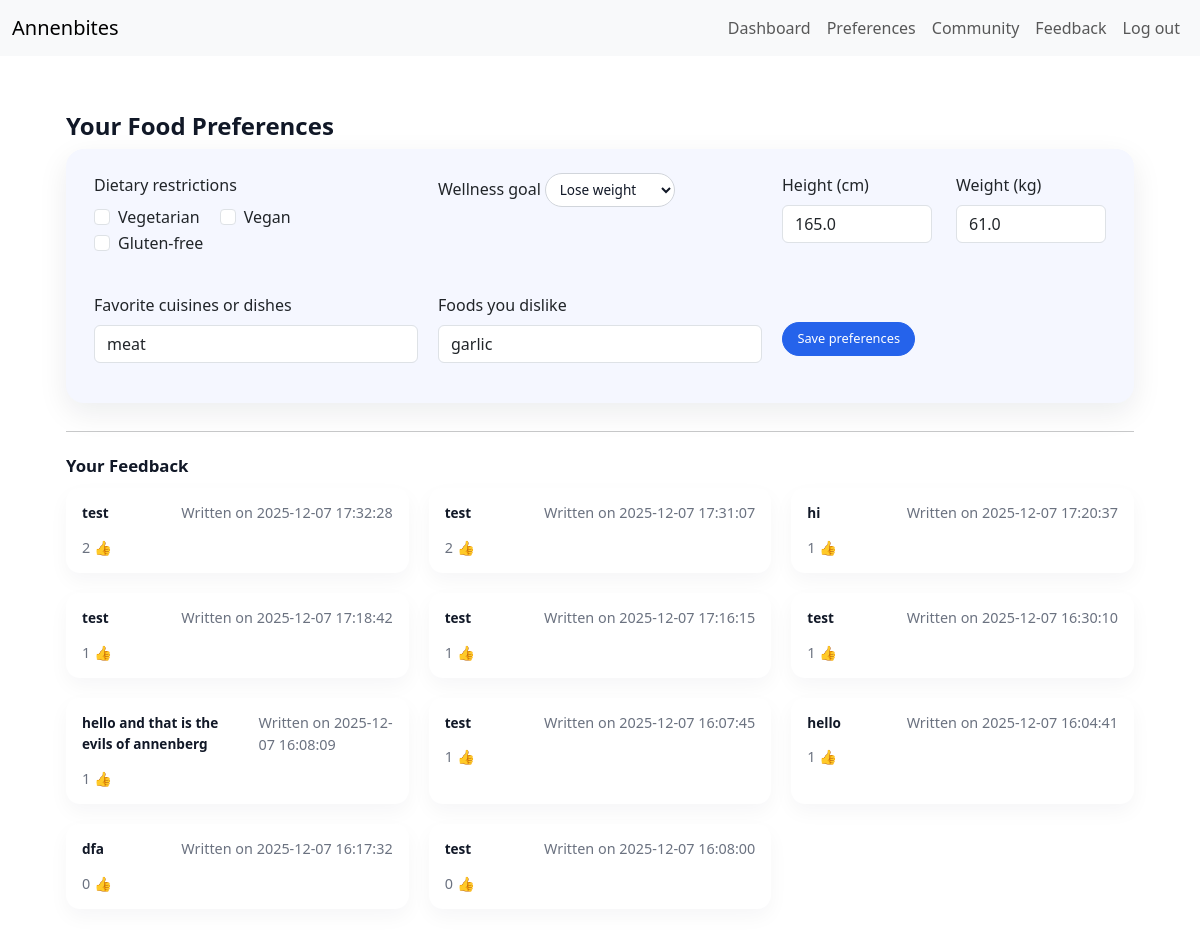
The page /preferences (signed in) on the database its author committed.
### tables this page shows
CREATE TABLE user_preferences (
    id INTEGER PRIMARY KEY AUTOINCREMENT,
    user_id INTEGER NOT NULL,
    dietary_restrictions TEXT,
    wellness_goal TEXT,
    fav_cuisines TEXT,
    disliked_items TEXT,
    height_cm REAL,
    weight_kg REAL,
    FOREIGN KEY (user_id) REFERENCES users(id)
);

CREATE TABLE feedback (
    id INTEGER PRIMARY KEY AUTOINCREMENT,
    user_id INTEGER NOT NULL,
    text TEXT NOT NULL,
    likes INTEGER DEFAULT 0,
    created_at TIMESTAMP DEFAULT CURRENT_TIMESTAMP,
    FOREIGN KEY (user_id) REFERENCES users(id)
);

### app.py (the view, shortened to what this page needs)
@app.route("/preferences", methods=["GET", "POST"])
@login_required
def preferences():
    user_id = session["user_id"]
    prefs_rows = db.execute(
        "SELECT * FROM user_preferences WHERE user_id = ?",
        user_id,
    )
    prefs = prefs_rows[0] if prefs_rows else None
    dietary = (
        prefs["dietary_restrictions"].lower().split(",")
        if prefs and prefs["dietary_restrictions"]
        else []
    )
    user_feedback = db.execute(
        """
        SELECT text, created_at, likes
        FROM feedback
        WHERE user_id = ?
        ORDER BY likes DESC, created_at DESC
        """,
        user_id,
    )
    return render_template(
        "preferences.html",
        prefs=prefs,
        dietary=dietary,
        user_feedback=user_feedback,
    )

### app.py (called while the page is built)
@app.before_request
def _init():
    init_db()

### helpers.py (called while the page is built)
def login_required(f):
    @wraps(f)
    def decorated_function(*args, **kwargs):
        if session.get("user_id") is None:
            return redirect("/login")
        return f(*args, **kwargs)
    return decorated_function

### templates/preferences.html (shortened to what this page needs)
{% extends "layout.html" %}
{% block body %}
<link rel="stylesheet" href="{{ url_for('static', filename='dashboard.css') }}">
<div class="ab-page">
  <h2 class="ab-dashboard-title">Your Food Preferences</h2>
  <div class="ab-summary-card">
    <form action="/preferences" method="post" class="ab-card-grid">
      <div class="mb-3">
        <label class="form-label d-block">Dietary restrictions</label>
        <div class="form-check form-check-inline">
          <input
            class="form-check-input"
            type="checkbox"
            name="dietary"
            id="diet-veg"
            value="vegetarian"
          >
          <label class="form-check-label" for="diet-veg">Vegetarian</label>
        </div>
        <div class="form-check form-check-inline">
          <input
            class="form-check-input"
            type="checkbox"
            name="dietary"
            id="diet-vegan"
            value="vegan"
          >
          <label class="form-check-label" for="diet-vegan">Vegan</label>
        </div>
        <div class="form-check form-check-inline">
          <input
            class="form-check-input"
            type="checkbox"
            name="dietary"
            id="diet-glutenfree"
            value="gluten-free"
          >
          <label class="form-check-label" for="diet-glutenfree">Gluten-free</label>
        </div>
      </div>
      <div class="mb-3">
        <label for="wellness_goal" class="form-label">Wellness goal</label>
        {% set goal = prefs.wellness_goal if prefs else '' %}
        <select class="ab-select" id="wellness_goal" name="wellness_goal">
          <option value="lose weight" {% if goal == 'lose weight' %}selected{% endif %}>Lose weight</option>
        </select>
      </div>
      <div class="row mb-3">
        <div class="col-md-6 col-12">
          <label for="height_cm" class="form-label">Height (cm)</label>
          <input
            type="number"
            class="form-control"
            id="height_cm"
            name="height_cm"
            step="0.1"
            min="0"
            placeholder="e.g., 170"
            value="{{ prefs.height_cm if prefs and prefs.height_cm is not none else '' }}"
          >
        </div>
        <div class="col-md-6 col-12">
          <label for="weight_kg" class="form-label">Weight (kg)</label>
          <input
            type="number"
            class="form-control"
            id="weight_kg"
            name="weight_kg"
            step="0.1"
            min="0"
            placeholder="e.g., 65"
            value="{{ prefs.weight_kg if prefs and prefs.weight_kg is not none else '' }}"
          >
        </div>
      </div>
      <div class="mb-3">
        <label for="fav_cuisines" class="form-label">Favorite cuisines or dishes</label>
        <input
          type="text"
          class="form-control"
          id="fav_cuisines"
          name="fav_cuisines"
          placeholder="e.g., Italian, Korean, sushi"
          value="{{ prefs.fav_cuisines if prefs else '' }}"
        >
      </div>
      <div class="mb-3">
        <label for="disliked_items" class="form-label">Foods you dislike</label>
        <input
          type="text"
          class="form-control"
          id="disliked_items"
          name="disliked_items"
          placeholder="e.g., mushrooms, mayo"
          value="{{ prefs.disliked_items if prefs else '' }}"
        >
      </div>
      <div class="ab-card-actions">
        <button type="submit" class="ab-btn ab-btn-primary">Save preferences</button>
      </div>
    </form>
  </div>
  {% if user_feedback %}
    <hr>
    <h3 class="ab-section-title">Your Feedback</h3>
    <div class="ab-card-grid">
      {% for f in user_feedback %}
        <div class="ab-all-item-card">
          <div class="ab-all-item-header">
            <div class="ab-all-item-name">{{ f.text }}</div>
            <small class="ab-muted"> Written on {{ f.created_at }}</small>
          </div>
          <div class="ab-card-actions">
            <span class="ab-muted">{{ f.likes }} 👍</span>
          </div>
        </div>
      {% endfor %}
    </div>
  {% endif %}
</div>
{% endblock %}

### static/dashboard.css (style rules this page uses)
.ab-page { max-width: 1120px; margin: 0 auto; padding: 2rem 1.5rem 3rem; }
.ab-summary-card { background: #f5f7ff; border-radius: 18px; padding: 1.5rem 1.75rem; box-shadow: 0 10px 30px rgba(15, 23, 42, 0.08); display: flex; flex-direction: column; gap: 0.75rem; margin-bottom: 1.75rem; }
.ab-btn { display: inline-flex; align-items: center; justify-content: center; padding: 0.4rem 0.9rem; border-radius: 999px; font-size: 0.8rem; font-weight: 500; border: 1px solid transparent; cursor: pointer; transition: all 0.15s ease; text-decoration: none; white-space: nowrap; }
.ab-btn-primary { background: #2563eb; color: #ffffff; border-color: #2563eb; }
.ab-dashboard-title { font-size: 1.5rem; font-weight: 600; color: #111827; }
.ab-muted { font-size: 0.9rem; color: #6b7280; }
.ab-select { min-width: 130px; padding: 0.35rem 0.6rem; border-radius: 999px; border: 1px solid #d1d5db; font-size: 0.85rem; color: #111827; background-color: #ffffff; }
.ab-section-title { font-size: 1.05rem; font-weight: 600; margin: 1.5rem 0 0.75rem; color: #111827; }
.ab-card-grid { display: grid; grid-template-columns: repeat(auto-fit, minmax(260px, 1fr)); gap: 1.25rem; }
.ab-card-actions { margin-top: 0.4rem; display: flex; align-items: center; gap: 0.4rem; flex-wrap: wrap; }
.ab-all-item-card { background: #ffffff; border-radius: 14px; box-shadow: 0 8px 20px rgba(15, 23, 42, 0.04); padding: 0.9rem 1rem; display: flex; flex-direction: column; gap: 0.4rem; font-size: 0.85rem; }
.ab-all-item-header { display: flex; justify-content: space-between; gap: 0.5rem; align-items: center; }
.ab-all-item-name { font-weight: 600; color: #111827; }

### rows shown on the page
user_preferences: wellness_goal "Lose weight", height_cm "165.0", weight_kg "61.0", fav_cuisines "meat", disliked_items "garlic"
feedback: text "test", created_at "2025-12-07 17:32:28", likes "2"
feedback: text "test", created_at "2025-12-07 17:31:07", likes "2"
feedback: text "hi", created_at "2025-12-07 17:20:37", likes "1"
feedback: text "test", created_at "2025-12-07 17:18:42", likes "1"
feedback: text "test", created_at "2025-12-07 17:16:15", likes "1"
feedback: text "test", created_at "2025-12-07 16:30:10", likes "1"
feedback: text "hello and that is the evils of annenberg", created_at "2025-12-07 16:08:09", likes "1"
feedback: text "test", created_at "2025-12-07 16:07:45", likes "1"
feedback: text "hello", created_at "2025-12-07 16:04:41", likes "1"
feedback: text "dfa", created_at "2025-12-07 16:17:32", likes "0"
feedback: text "test", created_at "2025-12-07 16:08:00", likes "0"
